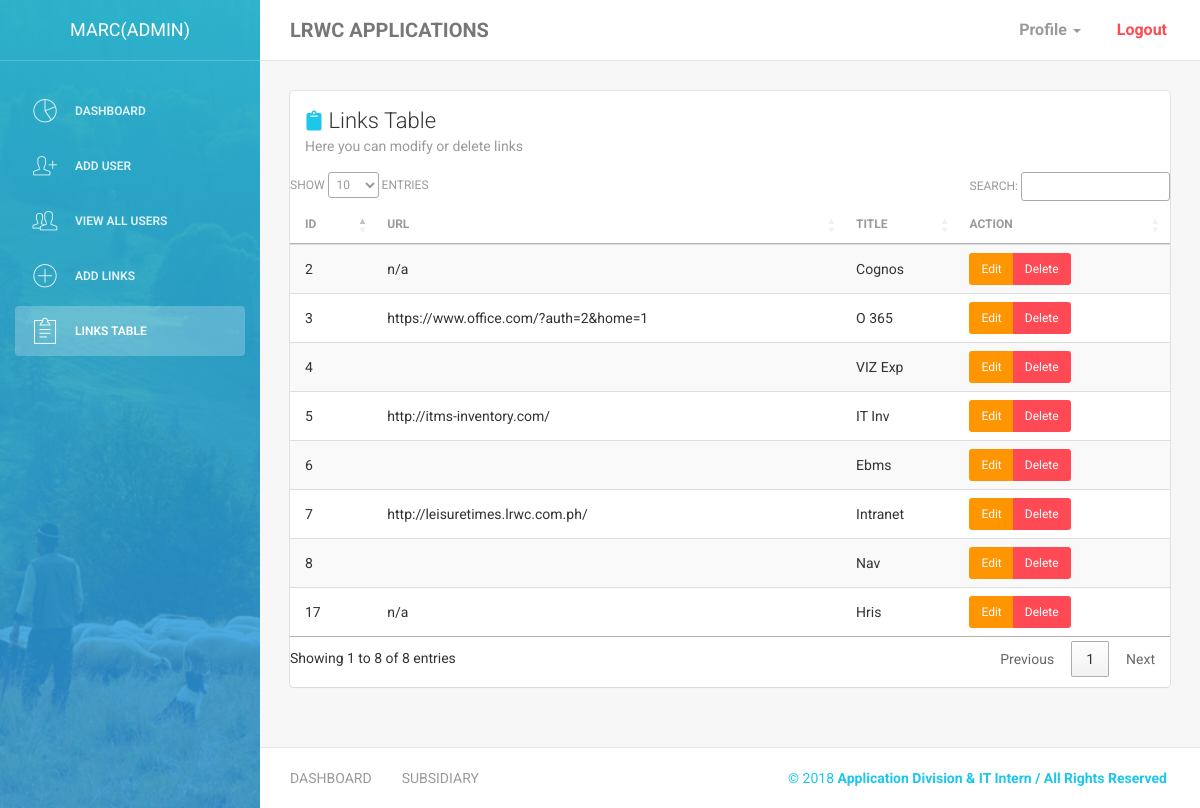
Screenshot of /links_table.php (signed in) with the database file from the repository.
### tables this page shows
CREATE TABLE IF NOT EXISTS `links_tbl` (
  `link_id` int(11) NOT NULL AUTO_INCREMENT,
  `link_url` varchar(255) NOT NULL,
  `link_title` varchar(255) NOT NULL,
  PRIMARY KEY (`link_id`)
);

### links_table.php (shortened to what this page needs)
<!doctype html>
<html lang="en">
<?php include "includes/head.php"; ?>
<body>
<div class="wrapper">
    <div class="sidebar" data-color="azure" data-image="assets/img/sidebar-3.jpg">
        <div class="sidebar-wrapper">
            <div class="logo">
                <a href="index.php" class="simple-text">
                   <?php
                    if($_SESSION['id'] == 1){
                        echo $_SESSION['firstname']."(Admin)";
                    }else{
                        echo $_SESSION['firstname'];
                    }
                    ?>
                </a>
            </div>
            <ul class="nav">
                <li>
                    <a href="index.php">
                        <i class="pe-7s-graph"></i>
                        <p>Dashboard</p>
                    </a>
                </li>
                <?php if($_SESSION['id'] == 1){ ?>
                <li>
                    <a href="register.php">
                        <i class="pe-7s-add-user"></i>
                        <p>Add user</p>
                    </a>
                </li>
                <li>
                    <a href="viewUsers.php">
                        <i class="pe-7s-users"></i>
                        <p>View all users</p>
                    </a>
                </li>
                <li>
                    <a href="add_links.php">
                        <i class="pe-7s-plus"></i>
                        <p>Add links</p>
                    </a>
                </li>
                <li class="active">
                    <a href="links_table.php">
                        <i class="pe-7s-note2"></i>
                        <p>Links Table</p>
                    </a>
                </li>
                <?php }else{ echo '';} ?>
            </ul>
        </div>
    </div>
    <div class="main-panel">
        <?php include "includes/navbar.php"; ?>
        <div class="content">
            <div class="container-fluid">
                <div class="row">
                    <div class="col-md-12">
                        <div class="card">
                            <div class="header">
                                <h4 class="title"><span class="fa fa-clipboard" style="font-size:20px;color: #1dc7ea;"></span> Links Table</h4>
                                <p class="category">Here you can modify or delete links</p>
                            </div>
                            <div class="content table-responsive table-full-width">
                                <table class="mdl-data-table table table-hover table-striped" id="dataTable">
                                    <thead>
                                        <th>ID</th>
                                    	<th>Url</th>
                                    	<th>Title</th>
                                    	<th>Action</th>
                                    </thead>
                                    <tbody>
                        <?php
                            $links_table = "SELECT * FROM links_tbl";
                            $result_table = mysqli_query($conn, $links_table);
                            while($row = mysqli_fetch_array($result_table)){
                                echo '
                                    <tr>
                                        <td>'.$row["link_id"].'</td>
                                        <td>'.$row["link_url"].'</td>
                                        <td>'.$row["link_title"].'</td>
                                        <td>
                                            <div class="btn-group">
                                              <button type="button" class="editLinks btn btn-fill btn-warning btn-sm" id='.$row["link_id"].'>Edit</button>
                                              <button type="button" class="deleteLinks btn btn-fill btn-danger btn-sm" id='.$row["link_id"].'>Delete</button>
                                            </div>
                                        </td>
                                    </tr>
                                ';
                            }
                        ?>
                                    </tbody>
                                </table>
                            </div>
                        </div>
                    </div>
                </div>
            </div>
        </div>
        <?php include "includes/footer.php"; ?>
    </div>
</div>
</body>
</html>

### includes/head.php (shortened to what this page needs)
<head>
    <link rel="stylesheet" href="//cdnjs.cloudflare.com/ajax/libs/morris.js/0.5.1/morris.css">
    <link href="assets/css/bootstrap.min.css" rel="stylesheet" />
    <link href="assets/css/animate.min.css" rel="stylesheet"/>
    <link href="assets/css/light-bootstrap-dashboard.css?v=1.4.0" rel="stylesheet"/>
    <link href="http://maxcdn.bootstrapcdn.com/font-awesome/4.2.0/css/font-awesome.min.css" rel="stylesheet">
    <link href="assets/css/pe-icon-7-stroke.css" rel="stylesheet" />
    <link href="https://use.fontawesome.com/releases/v5.0.6/css/all.css" rel="stylesheet">
    <link href="//cdn.datatables.net/1.10.16/css/jquery.dataTables.min.css" rel="stylesheet">
    <link href="https://cdnjs.cloudflare.com/ajax/libs/material-design-lite/1.1.0/material.min.css" rel="stylesheet">
    <link href="https://cdn.datatables.net/1.10.16/css/dataTables.material.min.css" rel="stylesheet">
    <link href="https://cdnjs.cloudflare.com/ajax/libs/select2/4.0.6-rc.0/css/select2.min.css" rel="stylesheet" />
</head>

### includes/navbar.php (shortened to what this page needs)
<nav class="navbar navbar-default navbar-fixed">
    <div class="container-fluid">
        <div class="navbar-header">
            <a class="navbar-brand" href="index.php">
                <b>LRWC APPLICATIONS</b>
            </a>
        </div>
        <div class="collapse navbar-collapse">
            <ul class="nav navbar-nav navbar-right">
                <li class="dropdown">
                      <a href="#" class="dropdown-toggle" data-toggle="dropdown">
                            <p><b>
                                Profile
                                </b><b class="caret"></b>
                            </p>
                      </a>
                </li>
                <li>
                    <a data-toggle="modal" href="#" data-target="#logout" style="color: #ff4a54;">
                        <p><b>Logout</b></p>
                    </a>
                </li>
            </ul>
        </div>
    </div>
</nav>

### includes/footer.php
<footer class="footer">
            <div class="container-fluid">
                <nav class="pull-left">
                    <ul>
                        <li>
                            <a href="index.php">
                                DASHBOARD
                            </a>
                        </li>
                        <li>
                            <a href="subsidiary.php">
                                SUBSIDIARY
                            </a>
                        </li>
                    </ul>
                </nav>
                <p class="copyright pull-right" style="color: #1DC7EA">
                    &copy; <script>document.write(new Date().getFullYear())</script><b> Application Division & IT Intern / All Rights Reserved
                    </b></p>
            </div>
        </footer>

### rows the page displays
links_tbl: link_id "2", link_url "n/a", link_title "Cognos"
links_tbl: link_id "3", link_url "https://www.office.com/?auth=2&home=1", link_title "O 365"
links_tbl: link_id "4", link_title "VIZ Exp"
links_tbl: link_id "5", link_url "http://itms-inventory.com/", link_title "IT Inv"
links_tbl: link_id "6", link_title "Ebms"
links_tbl: link_id "7", link_url "http://leisuretimes.lrwc.com.ph/", link_title "Intranet"
links_tbl: link_id "8", link_title "Nav"
links_tbl: link_id "17", link_url "n/a", link_title "Hris"

### other values shown
$_SESSION['firstname'] "MARC"
